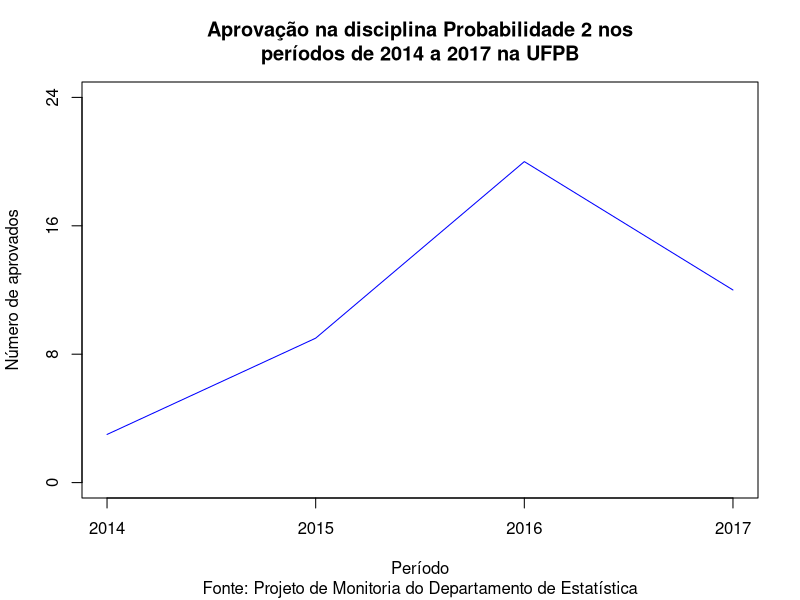

The R script that drew this image:
#Gráfico de linha: taxa de aprovação em Probabilidade 2 de 2014 a 2017

#Gráfico de linha: taxa de aprovação em Probabilidade 2 de 2014 a 2017

#Definindo os valores da variável
aprov <- c(3, 9, 20, 12)

#Definindo o título. Etapa necessária porque o título ocupa múltiplas linhas
titulo<-paste(strwrap(
  'Aprovação na disciplina Probabilidade 2 nos períodos de 2014 a 2017 na UFPB',
  #whitespace_only = TRUE,
  width = 50),collapse = "\n")

#Gerando o gráfico de linha. Alguns arqumentos de plot()
#       main: Título
#       sub: Subtítulo (fica abaixo do gráfico)
#       xlab: Texto do eixo x
#       ylab: Texto do eixo y
#       col: cor
#       ylim: Limites de y
#       axes: Se os eixos são gerados automaticamente ou não

plot(aprov,type = "l", axes = FALSE, main = titulo,
     sub = "Fonte: Projeto de Monitoria do Departamento de Estatística",
     xlab = "Período",ylab = "Número de aprovados",col = "blue",ylim = c(0,24))

#Gerando manualmente o eixo x com os pontos desejados
axis(1, at=1:4, lab=c("2014","2015","2016","2017"))

#Gerando manualmente o eixo y
axis(2, at=c(0,8,16,24))

# Fechando o gráfico
box()
